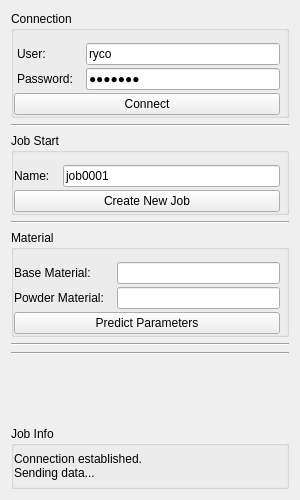
<?xml version="1.0" encoding="UTF-8"?>
<ui version="4.0">
 <class>Form</class>
 <widget class="QWidget" name="Form">
  <property name="geometry">
   <rect>
    <x>0</x>
    <y>0</y>
    <width>300</width>
    <height>500</height>
   </rect>
  </property>
  <property name="windowTitle">
   <string>Form</string>
  </property>
  <layout class="QGridLayout" name="gridLayout">
   <item row="6" column="0" colspan="2">
    <widget class="Line" name="line_2">
     <property name="orientation">
      <enum>Qt::Horizontal</enum>
     </property>
    </widget>
   </item>
   <item row="8" column="0" colspan="2">
    <widget class="Line" name="line_4">
     <property name="orientation">
      <enum>Qt::Horizontal</enum>
     </property>
    </widget>
   </item>
   <item row="1" column="0" colspan="2">
    <widget class="Line" name="line">
     <property name="orientation">
      <enum>Qt::Horizontal</enum>
     </property>
    </widget>
   </item>
   <item row="3" column="0" colspan="2">
    <widget class="QGroupBox" name="grpJob">
     <property name="title">
      <string>Job Start</string>
     </property>
     <layout class="QGridLayout" name="gridLayout_3">
      <property name="leftMargin">
       <number>0</number>
      </property>
      <property name="topMargin">
       <number>12</number>
      </property>
      <property name="rightMargin">
       <number>6</number>
      </property>
      <property name="bottomMargin">
       <number>0</number>
      </property>
      <property name="spacing">
       <number>3</number>
      </property>
      <item row="1" column="0" colspan="2">
       <widget class="QPushButton" name="btnJob">
        <property name="text">
         <string>Create New Job</string>
        </property>
       </widget>
      </item>
      <item row="0" column="1">
       <widget class="QLineEdit" name="txtJobName">
        <property name="text">
         <string>job0001</string>
        </property>
       </widget>
      </item>
      <item row="0" column="0">
       <widget class="QLabel" name="lblJobName">
        <property name="text">
         <string>Name:   </string>
        </property>
       </widget>
      </item>
     </layout>
    </widget>
   </item>
   <item row="5" column="0" colspan="2">
    <widget class="QGroupBox" name="grpMaterial">
     <property name="title">
      <string>Material</string>
     </property>
     <layout class="QFormLayout" name="formLayout">
      <property name="horizontalSpacing">
       <number>3</number>
      </property>
      <property name="verticalSpacing">
       <number>3</number>
      </property>
      <property name="leftMargin">
       <number>0</number>
      </property>
      <property name="topMargin">
       <number>12</number>
      </property>
      <property name="rightMargin">
       <number>6</number>
      </property>
      <property name="bottomMargin">
       <number>0</number>
      </property>
      <item row="0" column="0">
       <widget class="QLabel" name="lblBaseMaterial">
        <property name="text">
         <string>Base Material: </string>
        </property>
       </widget>
      </item>
      <item row="0" column="1">
       <widget class="QLineEdit" name="txtBaseMaterial"/>
      </item>
      <item row="1" column="0">
       <widget class="QLabel" name="lblPowderMaterial">
        <property name="text">
         <string>Powder Material:   </string>
        </property>
       </widget>
      </item>
      <item row="1" column="1">
       <widget class="QLineEdit" name="txtPowderMaterial"/>
      </item>
      <item row="2" column="0" colspan="2">
       <widget class="QPushButton" name="btnPredict">
        <property name="text">
         <string>Predict Parameters</string>
        </property>
       </widget>
      </item>
     </layout>
    </widget>
   </item>
   <item row="0" column="0" colspan="2">
    <widget class="QGroupBox" name="grpConnection">
     <property name="title">
      <string>Connection</string>
     </property>
     <layout class="QGridLayout" name="gridLayout_2">
      <property name="leftMargin">
       <number>0</number>
      </property>
      <property name="topMargin">
       <number>12</number>
      </property>
      <property name="rightMargin">
       <number>6</number>
      </property>
      <property name="bottomMargin">
       <number>0</number>
      </property>
      <property name="spacing">
       <number>3</number>
      </property>
      <item row="3" column="2">
       <widget class="QLineEdit" name="txtUser">
        <property name="text">
         <string>ryco</string>
        </property>
       </widget>
      </item>
      <item row="3" column="1">
       <widget class="QLabel" name="lblUser">
        <property name="text">
         <string>User:</string>
        </property>
       </widget>
      </item>
      <item row="6" column="1">
       <widget class="QLabel" name="lblPassword">
        <property name="text">
         <string>Password:   </string>
        </property>
       </widget>
      </item>
      <item row="7" column="0" colspan="3">
       <widget class="QPushButton" name="btnConnect">
        <property name="text">
         <string>Connect</string>
        </property>
       </widget>
      </item>
      <item row="6" column="2">
       <widget class="QLineEdit" name="txtPassword">
        <property name="text">
         <string>faraday</string>
        </property>
        <property name="echoMode">
         <enum>QLineEdit::Password</enum>
        </property>
       </widget>
      </item>
     </layout>
    </widget>
   </item>
   <item row="4" column="0" colspan="2">
    <widget class="Line" name="line_5">
     <property name="orientation">
      <enum>Qt::Horizontal</enum>
     </property>
    </widget>
   </item>
   <item row="10" column="0" colspan="2">
    <widget class="QGroupBox" name="grpInfo">
     <property name="title">
      <string>Job Info</string>
     </property>
     <layout class="QGridLayout" name="gridLayout_5">
      <property name="leftMargin">
       <number>0</number>
      </property>
      <property name="topMargin">
       <number>6</number>
      </property>
      <property name="rightMargin">
       <number>6</number>
      </property>
      <property name="bottomMargin">
       <number>6</number>
      </property>
      <item row="0" column="0">
       <widget class="QLabel" name="lblInfo">
        <property name="text">
         <string>Connection established.
Sending data...</string>
        </property>
       </widget>
      </item>
     </layout>
    </widget>
   </item>
   <item row="9" column="0" colspan="2">
    <spacer name="verticalSpacer">
     <property name="orientation">
      <enum>Qt::Vertical</enum>
     </property>
     <property name="sizeHint" stdset="0">
      <size>
       <width>20</width>
       <height>40</height>
      </size>
     </property>
    </spacer>
   </item>
  </layout>
 </widget>
 <resources/>
 <connections/>
</ui>
